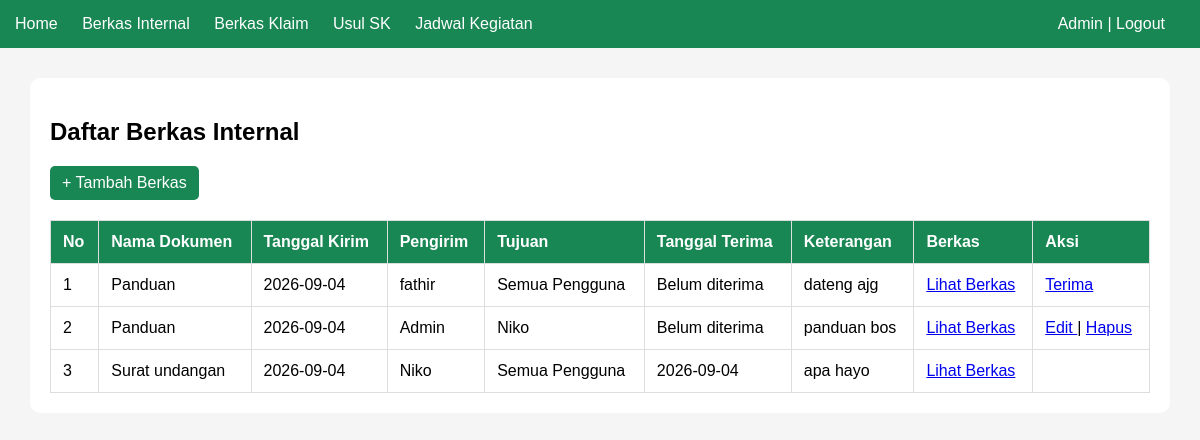
The page /index.php?aksi=berkas (signed in) on the database its author committed.
### tables this page shows
CREATE TABLE `berkas` (
  `id_berkas` int NOT NULL,
  `n_dokumen` varchar(255) NOT NULL,
  `tgl_kirim` date NOT NULL,
  `id_pengirim` int NOT NULL,
  `id_tujuan` int DEFAULT NULL,
  `tujuan_semua` tinyint(1) NOT NULL DEFAULT '0',
  `tgl_terima` date DEFAULT NULL,
  `tujuan` varchar(20) DEFAULT NULL,
  `keterangan` text,
  `file_berkas` varchar(255) DEFAULT NULL,
  `status` enum('Dikirim','Diterima') NOT NULL DEFAULT 'Dikirim'
);

CREATE TABLE `user` (
  `id_user` int NOT NULL,
  `nama` varchar(50) NOT NULL,
  `username` varchar(50) NOT NULL,
  `password` varchar(255) NOT NULL,
  `bagian` varchar(50) NOT NULL,
  `no_tlp` varchar(20) NOT NULL,
  `email` varchar(100) NOT NULL,
  `role` enum('admin','pegawai') NOT NULL,
  `pw_diganti` datetime DEFAULT NULL,
  `pw_batas` int NOT NULL DEFAULT '0',
  `pw_waktuganti` datetime DEFAULT NULL
);

### controller/BerkasController.php (called while the page is built, shortened)
<?php
require_once "model/Berkas.php";
class BerkasController {
    public function index() {
        $model = new Berkas();
        $data = $model->tampilData($_SESSION['id_user']);
        $user = $model->tampilUser();
        require_once "views/tampilan.php";
    }
}
?>

### model/Berkas.php (called while the page is built, shortened)
<?php
require_once "config/Koneksi.php";
class Berkas {
    private $conn;
    public function __construct() {
        $db = new Koneksi();
        $this->conn = $db->getKoneksi();
    }
    public function tampilData($id_user) {
        $sql = "SELECT berkas.*,
                pengirim.nama AS nama_pengirim,
                penerima.nama AS nama_penerima
                FROM berkas
                JOIN `user` pengirim
                ON berkas.id_pengirim = pengirim.id_user
                LEFT JOIN `user` penerima
                ON berkas.id_tujuan = penerima.id_user
                WHERE berkas.id_tujuan = $id_user
                OR berkas.tujuan_semua = 1
                OR berkas.id_pengirim = $id_user
                ORDER BY berkas.id_berkas DESC";
        $hasil = $this->conn->query($sql);
        $data = [];
        while ($row = $hasil->fetch_assoc()) {
            $data[] = $row;
        }
        return $data;
    }
    public function tampilUser() {
        $sql = "SELECT * FROM `user`
                ORDER BY nama ASC";
        $hasil = $this->conn->query($sql);
        $data = [];
        while ($row = $hasil->fetch_assoc()) {
            $data[] = $row;
        }
        return $data;
    }
}
?>

### config/Koneksi.php (called while the page is built, shortened)
<?php
class Koneksi {
    public function getKoneksi() {
        $koneksi = new mysqli("localhost", "root", "", "e-berkas");
        return $koneksi;
    }
}
?>

### views/tampilan.php (the view, shortened to what this page needs)
<!DOCTYPE html>
<html>
<head>
</head>
<body>
<div class="navbar">
    <a href="index.php?aksi=home">Home</a>
    <a href="index.php?aksi=berkas">Berkas Internal</a>
    <a href="#">Berkas Klaim</a>
    <a href="#">Usul SK</a>
    <a href="#">Jadwal Kegiatan</a>
    <span style="float:right;">
        <?php echo $_SESSION['nama']; ?> |
        <a href="index.php?aksi=logout">Logout</a>
    </span>
</div>
<div class="container">
    <div class="box">
        <h2>Daftar Berkas Internal</h2>
        <a class="btn" href="index.php?aksi=tambah">
            + Tambah Berkas
        </a>
        <table>
            <tr>
                <th>No</th>
                <th>Nama Dokumen</th>
                <th>Tanggal Kirim</th>
                <th>Pengirim</th>
                <th>Tujuan</th>
                <th>Tanggal Terima</th>
                <th>Keterangan</th>
                <th>Berkas</th>
                <th>Aksi</th>
            </tr>
            <?php $no = 1; ?>
            <?php foreach ($data as $row) { ?>
            <tr>
                <td><?php echo $no++; ?></td>
                <td>
                    <?php echo $row['n_dokumen']; ?>
                </td>
                <td>
                    <?php echo $row['tgl_kirim']; ?>
                </td>
                <td>
                    <?php echo $row['nama_pengirim']; ?>
                </td>
                <td>
                    <?php
                    if ($row['tujuan_semua'] == 1) {
                        echo "Semua Pengguna";
                    } else {
                        echo $row['nama_penerima'];
                    }
                    ?>
                </td>
                <td>
                    <?php
                    if ($row['tgl_terima'] == NULL) {
                        echo "Belum diterima";
                    } else {
                        echo $row['tgl_terima'];
                    }
                    ?>
                </td>
                <td>
                    <?php echo $row['keterangan']; ?>
                </td>
                <td>
                    <?php if (!empty($row['file_berkas'])) { ?>
                        <a href="uploads/<?php echo $row['file_berkas']; ?>"
                           target="_blank">
                            Lihat Berkas
                        </a>
                    <?php } else { ?>
                        Tidak ada file
                    <?php } ?>
                </td>
                <td>
                    <?php if ($row['id_pengirim'] == $_SESSION['id_user']) { ?>
                        <a href="index.php?aksi=edit&id=<?php echo $row['id_berkas']; ?>">
                            Edit
                        </a>
                        |
                        <a href="index.php?aksi=hapus&id=<?php echo $row['id_berkas']; ?>"
                           onclick="return confirm('Yakin ingin menghapus berkas ini?')">
                            Hapus
                        </a>
                    <?php } ?>
                    <?php
                    if (
                        $row['id_pengirim'] != $_SESSION['id_user'] &&
                        $row['tgl_terima'] == NULL
                    ) {
                    ?>
                        <a href="index.php?aksi=terima&id=<?php echo $row['id_berkas']; ?>">
                            Terima
                        </a>
                    <?php } ?>
                </td>
            </tr>
            <?php } ?>
        </table>
    </div>
</div>
</body>
</html>

### index.php (shortened to what this page needs)
<?php
require_once "controller/BerkasController.php";
$aksi = isset($_GET['aksi']) ? $_GET['aksi'] : 'login';
if ($aksi == 'login') {
    $controller = new LoginController();
    $controller->login();
} elseif ($aksi == 'prosesLogin') {
    $controller = new LoginController();
    $controller->prosesLogin();
} elseif ($aksi == 'register') {
    $controller = new RegisterController();
    $controller->register();
} elseif ($aksi == 'prosesRegister') {
    $controller = new RegisterController();
    $controller->prosesRegister();
} elseif ($aksi == 'home') {
    $controller = new HomeController();
    $controller->index();
} elseif ($aksi == 'logout') {
    $controller = new HomeController();
    $controller->logout();
} elseif ($aksi == 'gantiPassword') {
    $controller = new PasswordController();
    $controller->ganti();
} elseif ($aksi == 'prosesGantiPassword') {
    $controller = new PasswordController();
    $controller->prosesGanti();
} elseif ($aksi == 'berkas') {
    $controller = new BerkasController();
    $controller->index();
} elseif ($aksi == 'tambah') {
    $controller = new BerkasController();
    $controller->tambah();
} elseif ($aksi == 'prosesTambah') {
    $controller = new BerkasController();
    $controller->prosesTambah();
} elseif ($aksi == 'edit') {
    $controller = new BerkasController();
    $controller->edit();
} elseif ($aksi == 'prosesEdit') {
    $controller = new BerkasController();
    $controller->prosesEdit();
} elseif ($aksi == 'hapus') {
    $controller = new BerkasController();
    $controller->hapus();
} elseif ($aksi == 'terima') {
    $controller = new BerkasController();
    $controller->terima();
}
?>

### views/tampilan.php (style rules this page uses)
body { margin: 0; font-family: Arial; background: #f5f5f5; }
.navbar { background: #198754; padding: 15px; color: white; }
.navbar a { color: white; text-decoration: none; margin-right: 20px; }
.container { padding: 30px; }
.box { background: white; padding: 20px; border-radius: 10px; }
table { width: 100%; border-collapse: collapse; margin-top: 20px; }
th, td { padding: 12px; border: 1px solid #ddd; text-align: left; }
th { background: #198754; color: white; }
.btn { display: inline-block; padding: 8px 12px; background: #198754; color: white; text-decoration: none; border-radius: 5px; }

### rows shown on the page
berkas: n_dokumen "Panduan", tgl_kirim "2026-09-04", user.nama "fathir", tujuan_semua "Semua Pengguna", shows "Belum diterima", keterangan "dateng ajg"
berkas: n_dokumen "Panduan", tgl_kirim "2026-09-04", user.nama "Admin", user.nama "Niko", shows "Belum diterima", keterangan "panduan bos"
berkas: n_dokumen "Surat undangan", tgl_kirim "2026-09-04", user.nama "Niko", tujuan_semua "Semua Pengguna", tgl_terima "2026-09-04", keterangan "apa hayo"

### other values the page prints
$_SESSION['nama'] "Admin"
